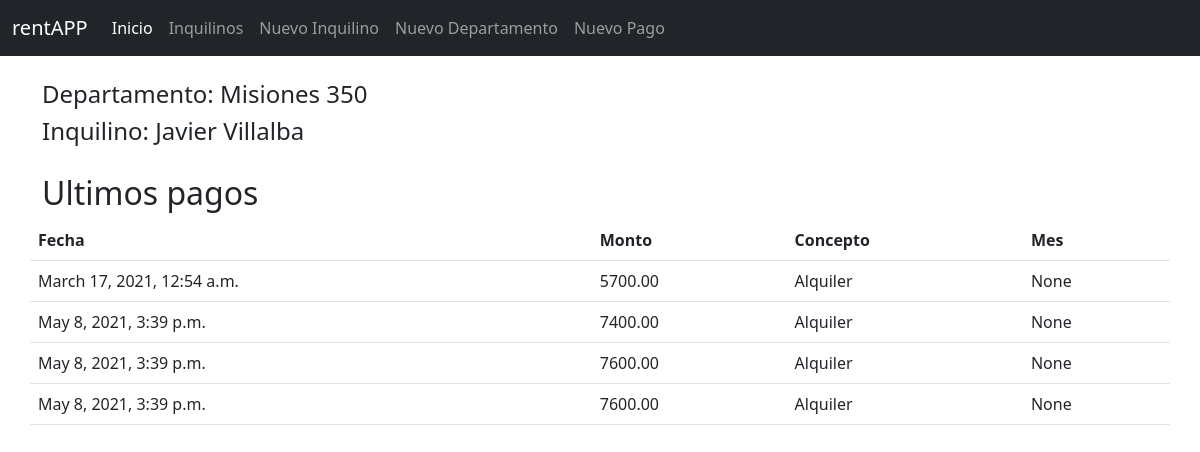
Page /departamento/1/ on the committed database.
### cuentas/models.py (models this page shows, shortened)
class Departamento(models.Model):
    nombre = models.CharField(max_length=50, default='')
    direccion = models.CharField(max_length=200, default='')
    piso = models.CharField(max_length=10, default=0, null=True)
    numero = models.CharField(max_length=10, default=0, null=True)
    provincia = models.ForeignKey(Provincia, on_delete= models.PROTECT, null=True)
    localidad = models.ForeignKey(Localidad, on_delete= models.PROTECT, null=True)

class Inquilino(models.Model):
    dni= models.IntegerField()
    nombre = models.CharField(max_length=50, null=True)
    apellido = models.CharField(max_length=50, null=True)
    email = models.EmailField()
    celular = models.DecimalField(max_digits=15, decimal_places=0, default=0)
    departamento = models.ForeignKey(Departamento, on_delete= models.PROTECT, null=True)
    def __str__(self):
        return "{} {}".format(self.nombre, self.apellido)

class Pagos(models.Model):
    numero= models.CharField(max_length=15)
    inquilino = models.ForeignKey(Inquilino, on_delete=models.PROTECT, null=True)
    fecha= models.DateTimeField(auto_now_add=True)
    monto= models.DecimalField(max_digits=8, decimal_places=2, default=0)
    pago_mes= models.CharField(max_length=20, null=True)
    concepto = models.CharField(max_length=20, default='Alquiler')
    nota= models.CharField(max_length=50, null=True)

### cuentas/views.py (the view)
# urls.py: path('departamento/<str:pk>/',views.departamento, name="departamento"),
def departamento(request, pk):
    departamento = Departamento.objects.get(id=pk)
    inq = Inquilino.objects.get(id=pk)
    pago = inq.pagos_set.all()
    context = {'departamento': departamento, 'inq': inq, 'pago': pago}
    return render(request, 'cuentas/departamento.html', context)

### cuentas/templates/cuentas/departamento.html
{% extends 'cuentas/main.html' %}
{% block content %}
    <br>
    <div class="container">
        <div class="row">
            <h4>Departamento: {{departamento.direccion}}</h4>
            <h4>Inquilino: {{inq}}</h4>
            <h2 style="margin-top: 20px;">Ultimos pagos</h2>
        </div>
        <div class="row">
            <table class="table">
                <tr>
                    <th>Fecha</th>
                    <th>Monto</th>
                    <th>Concepto</th>
                    <th>Mes</th>
                </tr>
                {% for p in pago %}
                    <tr>
                        <td>{{p.fecha}}</td>
                        <td>{{p.monto}}</td>
                        <td>{{p.concepto}}</td>
                        <td>{{p.pago_mes}}</td>
                    </tr>
                {% endfor %}
            </table>
        </div>
    </div>
{% endblock %}

### rows in the picture
Departamento: direccion "Misiones 350"
Inquilino: nombre+apellido "Javier Villalba"
Pagos: fecha "March 17, 2021, 12:54 a.m.", monto "5700.00", concepto "Alquiler", pago_mes "None"
Pagos: fecha "May 8, 2021, 3:39 p.m.", monto "7400.00", concepto "Alquiler", pago_mes "None"
Pagos: fecha "May 8, 2021, 3:39 p.m.", monto "7600.00", concepto "Alquiler", pago_mes "None"
Pagos: fecha "May 8, 2021, 3:39 p.m.", monto "7600.00", concepto "Alquiler", pago_mes "None"
